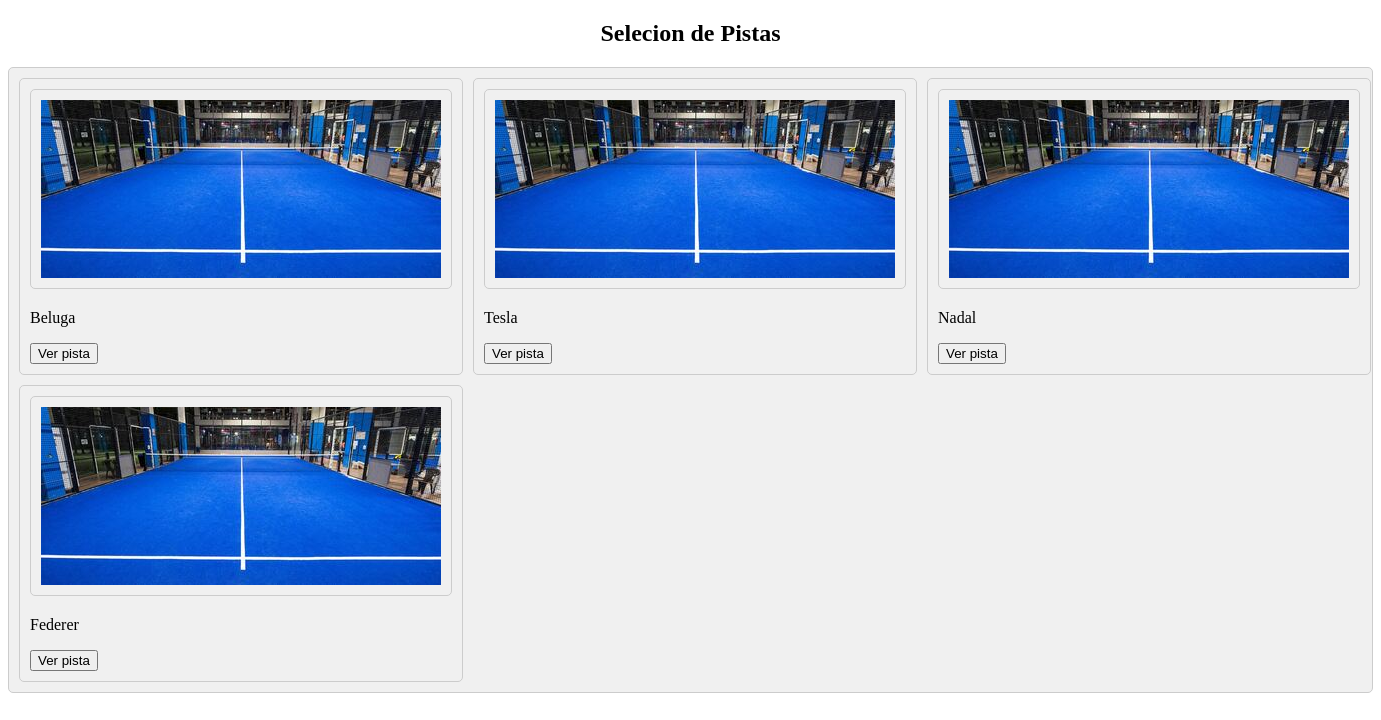
Page /pistas.php on the committed database.
### tables this page shows
CREATE TABLE `pista` (
  `idpista` int(11) NOT NULL AUTO_INCREMENT,
  `nombrepista` varchar(255) DEFAULT NULL,
  `foto` varchar(255) DEFAULT NULL,
  PRIMARY KEY (`idpista`)
);

### pistas.php (the view, shortened to what this page needs)
<?php
include("conexion.php");
$sql = "SELECT * FROM padelceika.pista";
$stm = $conn->prepare($sql);
$stm->execute();
$pistas = $stm->fetchAll(PDO::FETCH_ASSOC);
?>
<!DOCTYPE html>
<html lang="en">
<head>
    <link rel="stylesheet" href="assets\css\pistas.css">
</head>
<body>
    <h2>Selecion de Pistas</h2>
    <div class="container">
        <?php
        foreach ($pistas as $key => $pista) {
            echo '<div class="pista">
            <img src="assets/img/'.$pista["foto"].'" alt="">
            <p>'.$pista["nombrepista"].'</p>
           <a href="reservapista.php?pista_id='.$pista["idpista"].'"><button>Ver pista</button></a>
        </div>';
        }
        ?>
    </div>
</body>
</html>

### assets/css/pistas.css (style rules this page uses)
.container { display: grid; grid-template-columns: repeat(3, 1fr); gap: 10px; padding: 10px; background-color: #f0f0f0; border: 1px solid #ccc; border-radius: 5px; justify-items: stretch; max-width: 100%; box-sizing: border-box; }
.container img, .pista-item { background-color: #f0f0f0; padding: 10px; border-radius: 5px; border: 1px solid #ccc; }
h2 { text-align: center; }
div { padding: 10px; background-color: #f0f0f0; border: 1px solid #ccc; border-radius: 5px; justify-items: stretch; }

### rows in the picture
pista: foto (picture), nombrepista "Beluga"
pista: foto (picture), nombrepista "Tesla"
pista: foto (picture), nombrepista "Nadal"
pista: foto (picture), nombrepista "Federer"
